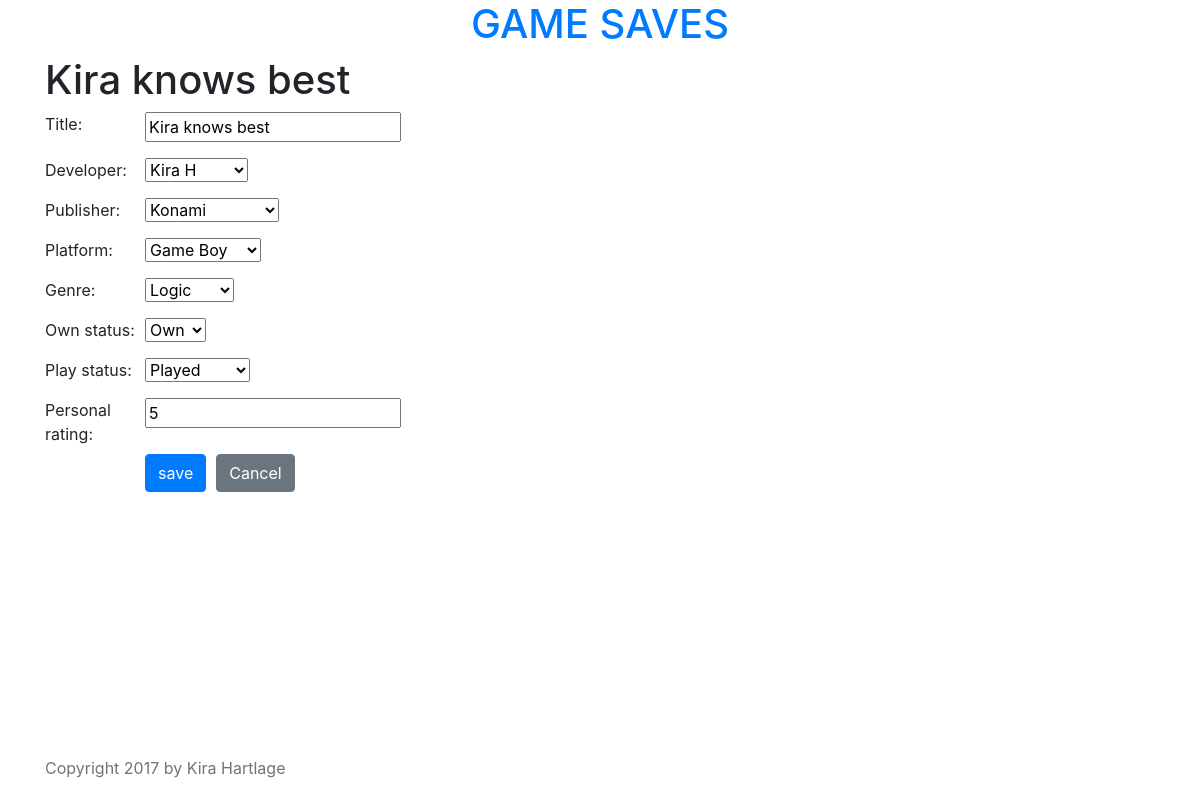
Page /edit/22/ on the committed database.
### tracker/models.py (models this page shows, shortened)
class Game(models.Model):
    title = models.CharField(max_length=255)
    developer = models.ForeignKey('Developer', null=True)
    publisher = models.ForeignKey('Publisher')
    genre = models.ForeignKey('Genre')
    platform = models.ForeignKey('Platform')
    OWN_STATUS_CHOICES = (
        ('Own', 'Own'),
        ('Want', 'Want'),
    )
    own_status = models.CharField(max_length=4, choices=OWN_STATUS_CHOICES, default='Want')
    PLAY_STATUS_CHOICES = (
        ('Played', 'Played'),
        ('Not Played', 'Not Played'),
    )
    play_status = models.CharField(max_length=10, choices=PLAY_STATUS_CHOICES, default='Not Played')
    personal_rating = models.IntegerField(
        validators = [MaxValueValidator(5), MinValueValidator(1)],
        null=True,
        blank=True,
    )
    class Meta:
        ordering = ['title']

### tracker/views.py (the view)
# urls.py: url(r'^edit/(?P<pk>\d+)/$', views.GameUpdateView.as_view(), name='update'),
class GameUpdateView(UpdateView):
    fields = ('title', 'developer', 'publisher', 'platform', 'genre', 'own_status', 'play_status', 'personal_rating')
    model = Game

### tracker/models.py (called while the page is built)
    def __str__(self):
        return self.name

    def __str__(self):
        return self.name

    def __str__(self):
        return self.name

    def __str__(self):
        return self.system

### tracker/templates/tracker/game_form.html (shortened to what this page needs)
{% extends 'tracker/base.html' %}
{% block content %}
<div class="form">
  <h1>{{ form.instance.title|default:"Add a game" }}</h1>
  <form method="POST" action="">
    {{ form.as_p }}
    <div class="buttons">
      <input class="btn btn-primary" type="submit" value="save" /><a class="btn btn-secondary" href="{% url 'games:list' %}" id="cancel_button">Cancel</a>
    </div>
  </form>
</div>
{% endblock %}

### tracker/static/css/tracker.css (style rules this page uses)
html, body { height: 100%; }
body { display: flex; flex-direction: column; }
form p label { display: inline-block; float: left; clear: left; width: 100px; }
.buttons { display: block; }
.btn { margin-top: 10px; }
.btn-primary { margin-right: 10px; }

### rows in the picture
Game: instance "Kira knows best", title "Kira knows best", developer "Kira H", publisher "Konami", platform "Game Boy", genre "Logic", own_status "Own", play_status "Played", personal_rating "5"
